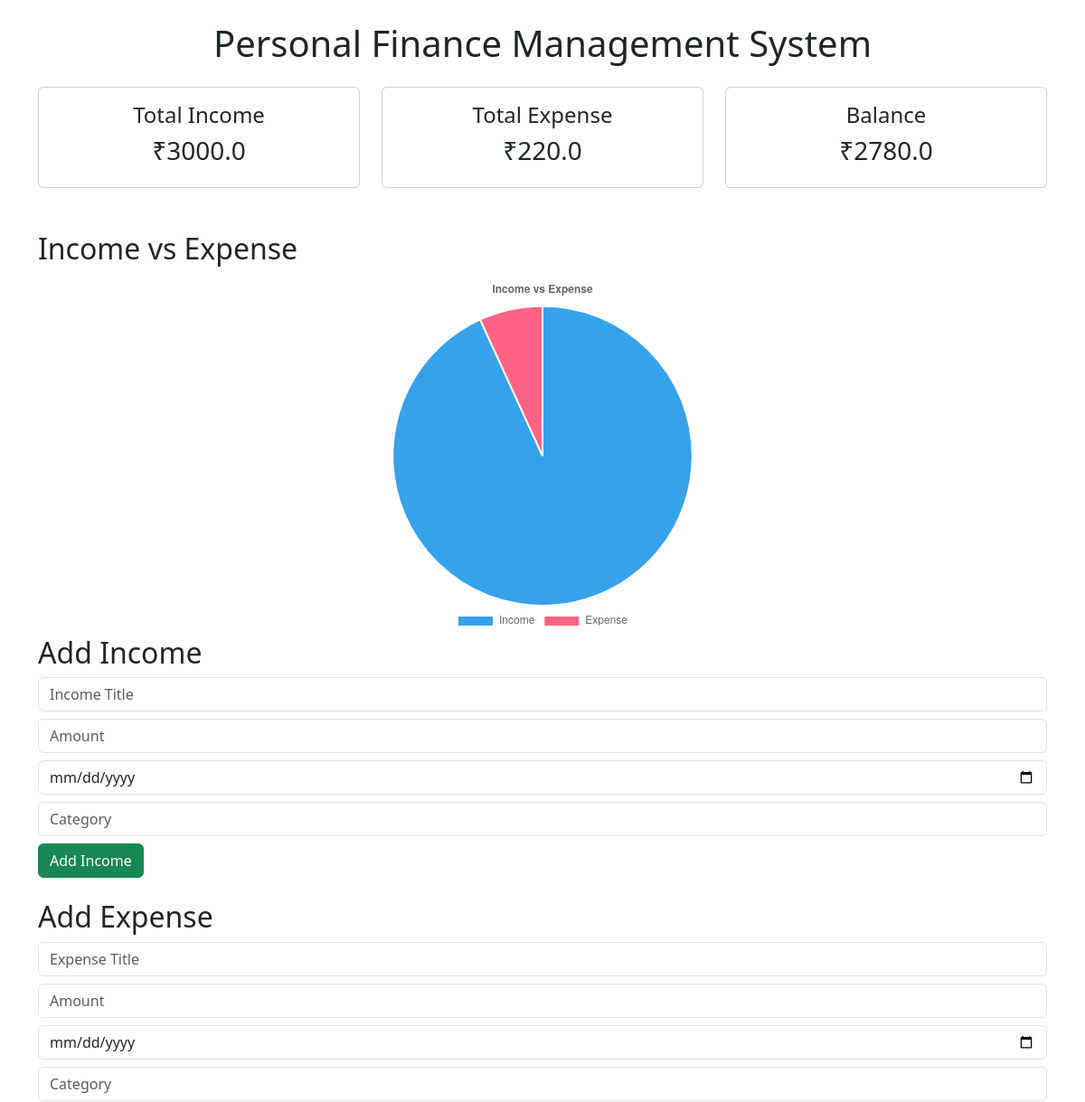
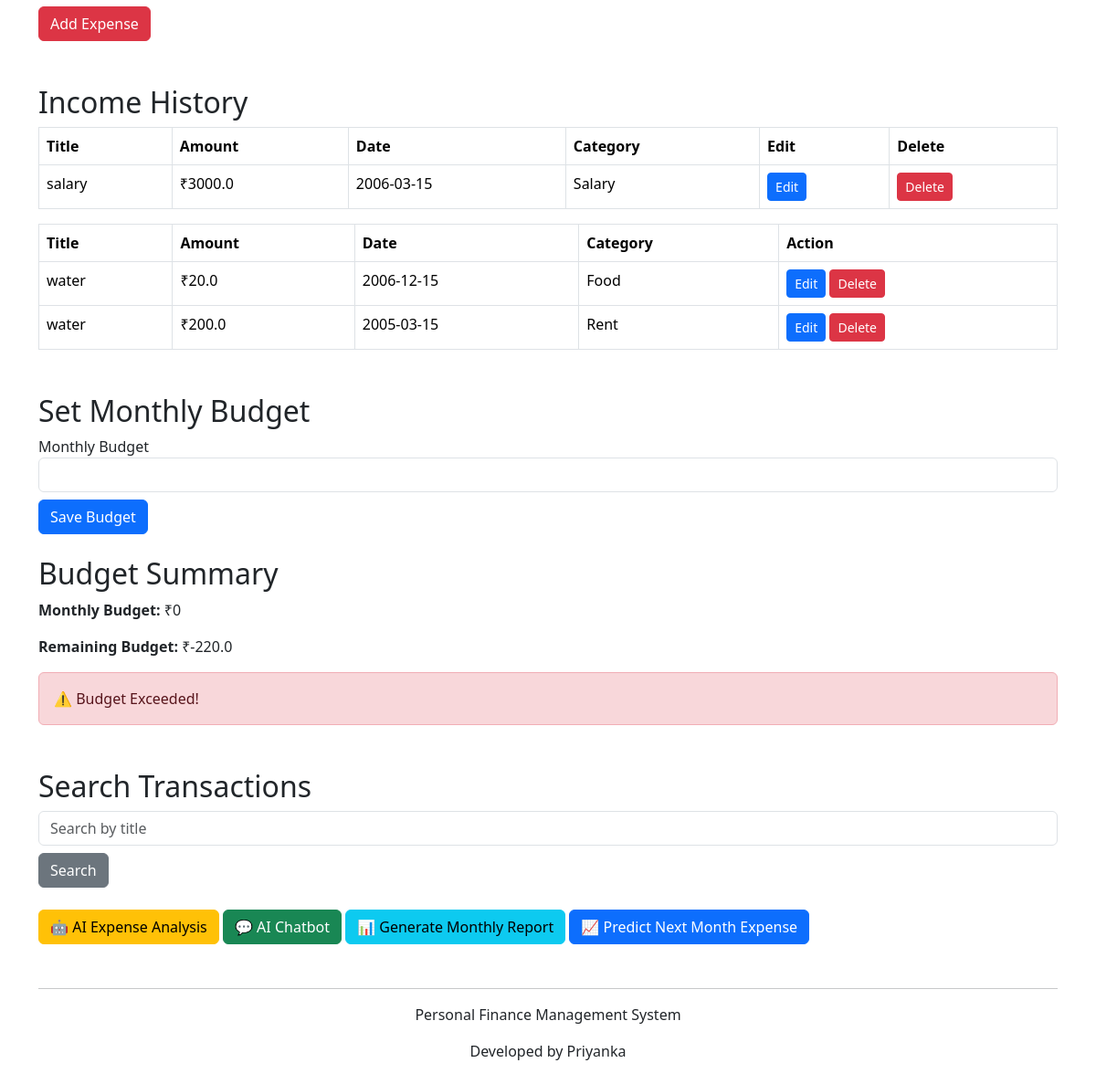
The page /dashboard (signed in) on the database as committed earlier (2 pictures, top to bottom).
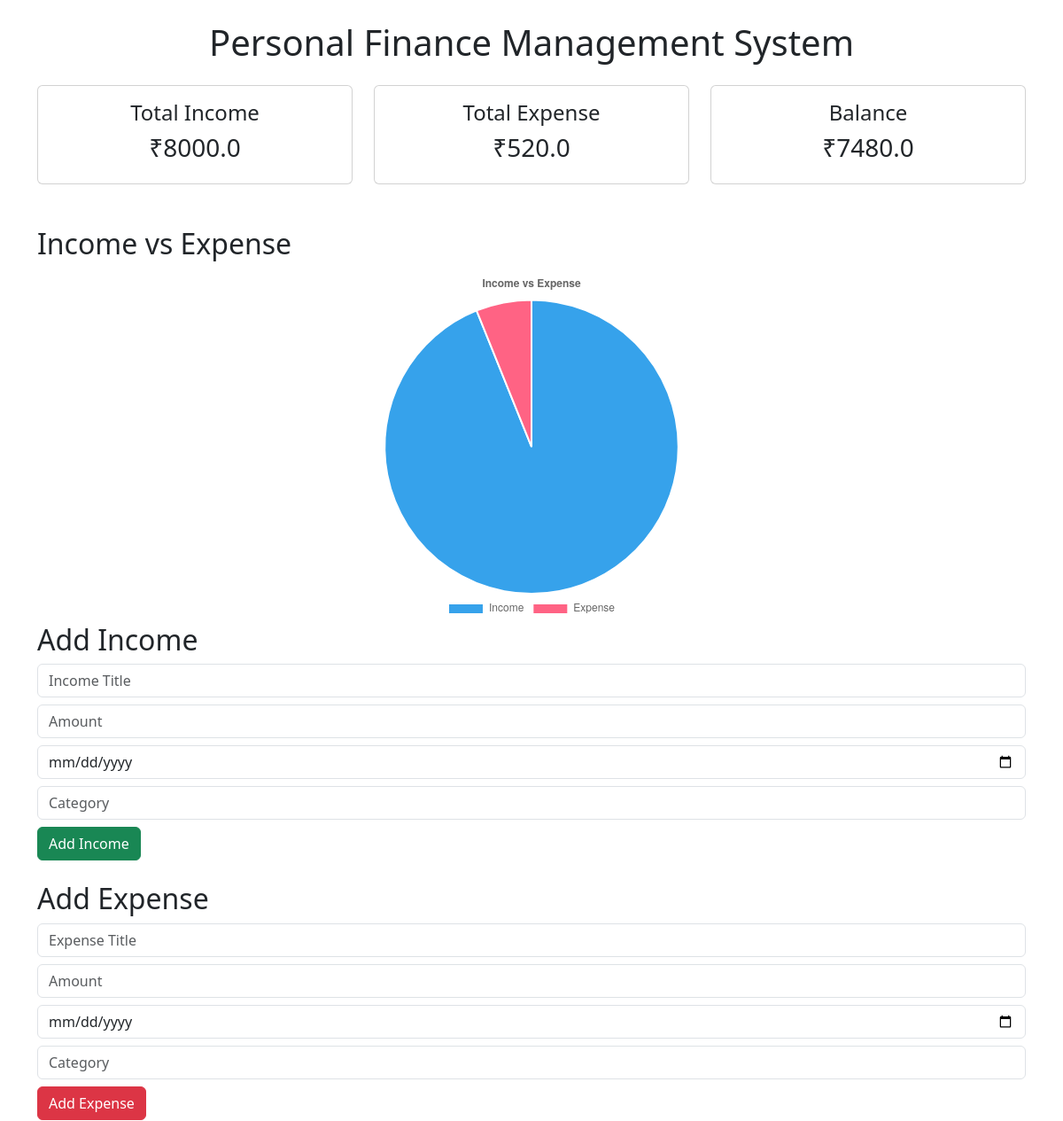
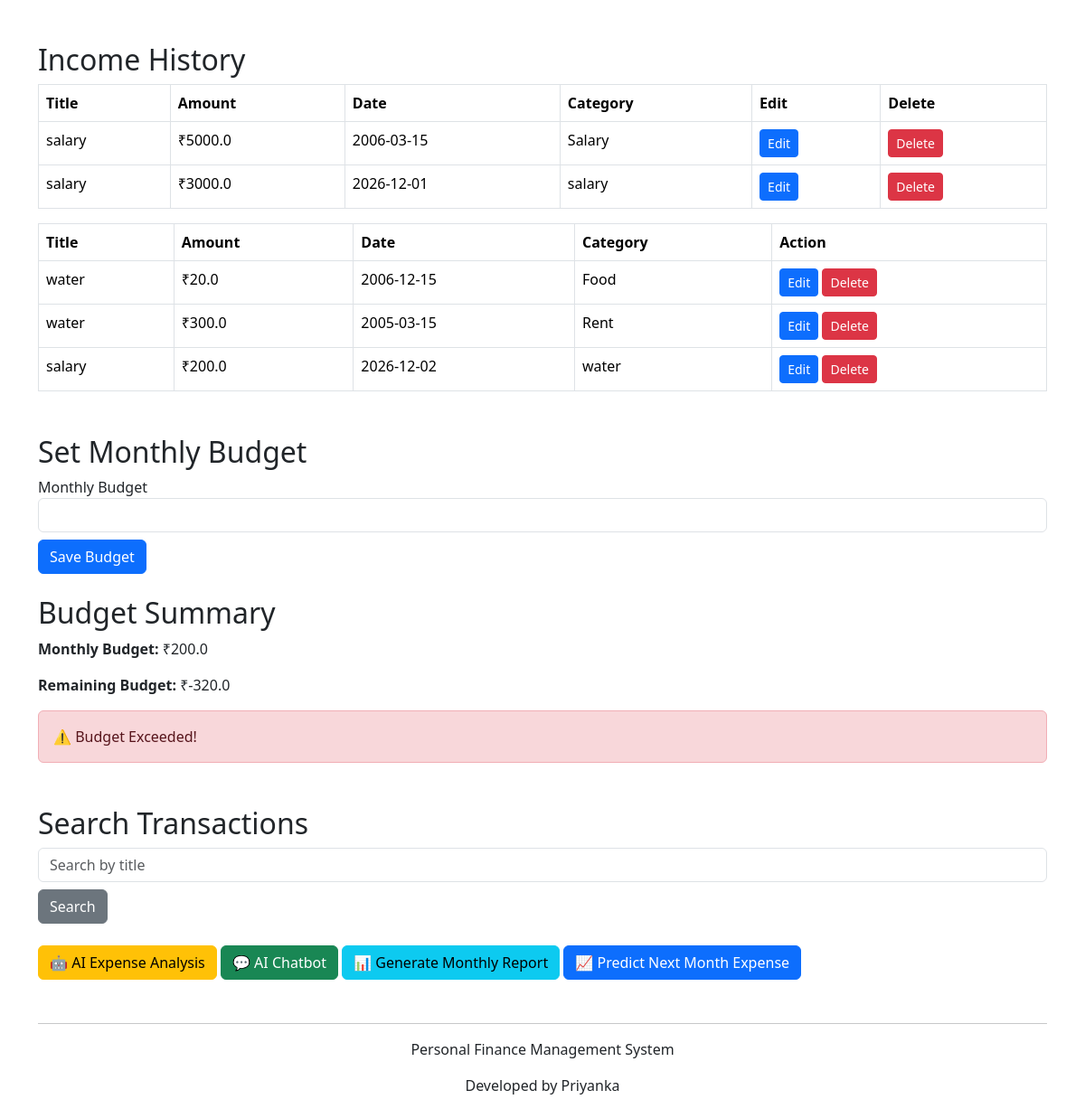
The same page on the database as committed later (2 pictures, top to bottom).
### tables this page shows
CREATE TABLE income (
    id INTEGER PRIMARY KEY AUTOINCREMENT,
    user_id INTEGER,
    title TEXT,
    amount REAL,
    transaction_date TEXT,
    category TEXT
);

CREATE TABLE expenses (
    id INTEGER PRIMARY KEY AUTOINCREMENT,
    user_id INTEGER,
    title TEXT,
    amount REAL,
    transaction_date TEXT,
    category TEXT
);

CREATE TABLE budget (
    id INTEGER PRIMARY KEY AUTOINCREMENT,
    user_id INTEGER,
    monthly_budget REAL
);

### routes/finance.py (the view)
@app.route("/dashboard")
def dashboard():
    if "user_id" not in session:
        return redirect("/login")
    user_id = session["user_id"]
    cursor.execute(
        "SELECT SUM(amount) FROM income WHERE user_id=?",
        (user_id,)
    )
    total_income = cursor.fetchone()[0] or 0
    cursor.execute(
        "SELECT SUM(amount) FROM expenses WHERE user_id=?",
        (user_id,)
    )
    total_expense = cursor.fetchone()[0] or 0
    balance = total_income - total_expense
    cursor.execute("""
        SELECT id, title, amount, transaction_date, category
        FROM income
        WHERE user_id=?
    """, (user_id,))
    income_data = cursor.fetchall()
    cursor.execute("""
        SELECT id, title, amount, transaction_date, category
        FROM expenses
        WHERE user_id=?
    """, (user_id,))
    expense_data = cursor.fetchall()
    cursor.execute(
        """
        SELECT monthly_budget
        FROM budget
        WHERE user_id=?
        ORDER BY id DESC
        LIMIT 1
        """,
        (user_id,)
    )
    budget = cursor.fetchone()
    if budget:
        budget = budget[0]
    else:
        budget = 0
    remaining_budget = budget - total_expense
    return render_template(
        "dashboard.html",
        income=total_income,
        expense=total_expense,
        balance=balance,
        budget=budget,
        remaining_budget=remaining_budget,
        income_data=income_data,
        expense_data=expense_data
    )

### templates/dashboard.html (shortened to what this page needs)
<!DOCTYPE html>
<html lang="en">
<head>
    <link href="https://cdn.jsdelivr.net/npm/bootstrap@5.3.3/dist/css/bootstrap.min.css" rel="stylesheet">
</head>
<body>
<div class="container mt-4">
    <h1 class="text-center mb-4">
        Personal Finance Management System
    </h1>
    <div class="row text-center mb-4">
        <div class="col-md-4">
            <div class="card p-3">
                <h4>Total Income</h4>
                <h3>₹{{ income }}</h3>
            </div>
        </div>
        <div class="col-md-4">
            <div class="card p-3">
                <h4>Total Expense</h4>
                <h3>₹{{ expense }}</h3>
            </div>
        </div>
        <div class="col-md-4">
            <div class="card p-3">
                <h4>Balance</h4>
                <h3>₹{{ balance }}</h3>
            </div>
        </div>
    </div>
<h2 class="mt-5">Income vs Expense</h2>
<div style="width: 400px; height: 400px; margin: auto;">
    <canvas id="financeChart"></canvas>
</div>
<script>
    const financeData = {
        income: Number("{{ income | default(0) }}"),
        expense: Number("{{ expense | default(0) }}")
    };
    new Chart(document.getElementById("financeChart"), {
        type: "pie",
        data: {
            labels: ["Income", "Expense"],
            datasets: [{
                data: [
                    financeData.income,
                    financeData.expense
                ]
            }]
        },
        options: {
            responsive: true,
            plugins: {
                legend: {
                    position: "bottom"
                },
                title: {
                    display: true,
                   text: "Income vs Expense"
                }
            }
        }
    });
</script>
    <h2>Add Income</h2>
    <form action="/add_income" method="POST" class="mb-4">
        <input
            type="text"
            name="title"
            placeholder="Income Title"
            required
            class="form-control mb-2"
        >
        <input
            type="number"
            name="amount"
            placeholder="Amount"
            required
            class="form-control mb-2"
        >
        <input
            type="date"
            name="transaction_date"
            required
            class="form-control mb-2"
        >
        <input
            type="text"
            name="category"
            placeholder="Category"
            required
            class="form-control mb-2"
        >
        <button type="submit" class="btn btn-success">
            Add Income
        </button>
    </form>
    <h2>Add Expense</h2>
    <form action="/add_expense" method="POST" class="mb-5">
        <input
            type="text"
            name="title"
            placeholder="Expense Title"
            required
            class="form-control mb-2"
        >
        <input
            type="number"
            name="amount"
            placeholder="Amount"
            required
            class="form-control mb-2"
        >
        <input
            type="date"
            name="transaction_date"
            required
            class="form-control mb-2"
        >
        <input
            type="text"
            name="category"
            placeholder="Category"
            required
            class="form-control mb-2"
        >
        <button type="submit" class="btn btn-danger">
            Add Expense
        </button>
    </form>
    <h2>Income History</h2>
    <table class="table table-bordered">
        <thead>
            <tr>
                <th>Title</th>
                <th>Amount</th>
                <th>Date</th>
                <th>Category</th>
                <th>Edit</th>
                <th>Delete</th>
            </tr>
        </thead>
        <tbody>
        {% for row in income_data %}
            <tr>
                <td>{{ row["title"] }}</td>
                <td>₹{{ row["amount"] }}</td>
                <td>{{ row["transaction_date"] }}</td>
                <td>{{ row["category"] }}</td>
                <td>
                    <a
                        href="/edit_income/{{ row['id'] }}"
                        class="btn btn-primary btn-sm"
                    >
                        Edit
                    </a>
                </td>
                <td>
                    <a
                        href="/delete_income/{{ row['id'] }}"
                        class="btn btn-danger btn-sm"
                    >
                        Delete
                    </a>
                </td>
            </tr>
        {% else %}
            <tr>
                <td colspan="6" class="text-center">
                    No income records found.
                </td>
            </tr>
        {% endfor %}
        </tbody>
    </table>
    <table class="table table-bordered">
    <thead>
        <tr>
            <th>Title</th>
            <th>Amount</th>
            <th>Date</th>
            <th>Category</th>
            <th>Action</th>
        </tr>
    </thead>
    <tbody>
    {% for row in expense_data %}
        <tr>
            <td>{{ row["title"] }}</td>
            <td>₹{{ row["amount"] }}</td>
            <td>{{ row["transaction_date"] }}</td>
            <td>{{ row["category"] }}</td>
            <td>
                <a
                    href="/edit_expense/{{ row['id'] }}"
                    class="btn btn-primary btn-sm"
                >
                    Edit
                </a>
                <a
                    href="/delete_expense/{{ row['id'] }}"
                    class="btn btn-danger btn-sm"
                >
                    Delete
                </a>
            </td>
        </tr>
    {% else %}
        <tr>
            <td colspan="5" class="text-center">
                No expense records found.
            </td>
        </tr>
    {% endfor %}
    </tbody>
</table>
    <h2 class="mt-5">Set Monthly Budget</h2>
    <form action="/set_budget" method="POST">
        <label>Monthly Budget</label>
        <input
            type="number"
            name="budget"
            required
            class="form-control mb-2"
        >
        <button type="submit" class="btn btn-primary">
            Save Budget
        </button>
    </form>
    <h2 class="mt-4">Budget Summary</h2>
    <p>
        <strong>Monthly Budget:</strong>
        ₹{{ budget }}
    </p>
    <p>
        <strong>Remaining Budget:</strong>
        ₹{{ remaining_budget }}
    </p>
    {% if remaining_budget < 0 %}
        <div class="alert alert-danger">
            ⚠️ Budget Exceeded!
        </div>
    {% else %}
        <div class="alert alert-success">
            ✅ You are within your budget.
        </div>
    {% endif %}
    <h2 class="mt-5">Search Transactions</h2>
    <form action="/search" method="GET" class="mb-4">
        <input
            type="text"
            name="keyword"
            placeholder="Search by title"
            class="form-control"
        >
        <button type="submit" class="btn btn-secondary mt-2">
            Search
        </button>
    </form>
    <div class="mt-4">
    <a href="/ai_analysis" class="btn btn-warning">
        🤖 AI Expense Analysis
    </a>
    <a href="/chatbot" class="btn btn-success">
        💬 AI Chatbot
    </a>
    <a href="/monthly_report" class="btn btn-info">
        📊 Generate Monthly Report
    </a>
    <a href="/prediction" class="btn btn-primary">
        📈 Predict Next Month Expense
    </a>
</div>
    <hr class="mt-5">
    <div class="text-center mb-4">
        <p>
            Personal Finance Management System
        </p>
        <p>
            Developed by Priyanka
        </p>
    </div>
</div>
</body>
</html>

Rows that differ between the two databases and show on the page:
changed income "Salary": amount "3000.0" → "5000.0"
added income: title "salary", amount "3000.0", transaction_date "2026-12-01", category "salary"
changed expenses "Rent": amount "200.0" → "300.0"
added expenses: title "salary", amount "200.0", transaction_date "2026-12-02", category "water"
added budget: monthly_budget "200.0"
Other text that changed with them:
{{ income }}: "3000.0" → "8000.0"
{{ expense }}: "220.0" → "520.0"
{{ balance }}: "2780.0" → "7480.0"
chart data {{ income | default(0) }}: 3000.0 → 8000.0
chart data {{ expense | default(0) }}: 220.0 → 520.0
{{ remaining_budget }}: "-220.0" → "-320.0"
{{ budget }}: "0" → (not shown)
